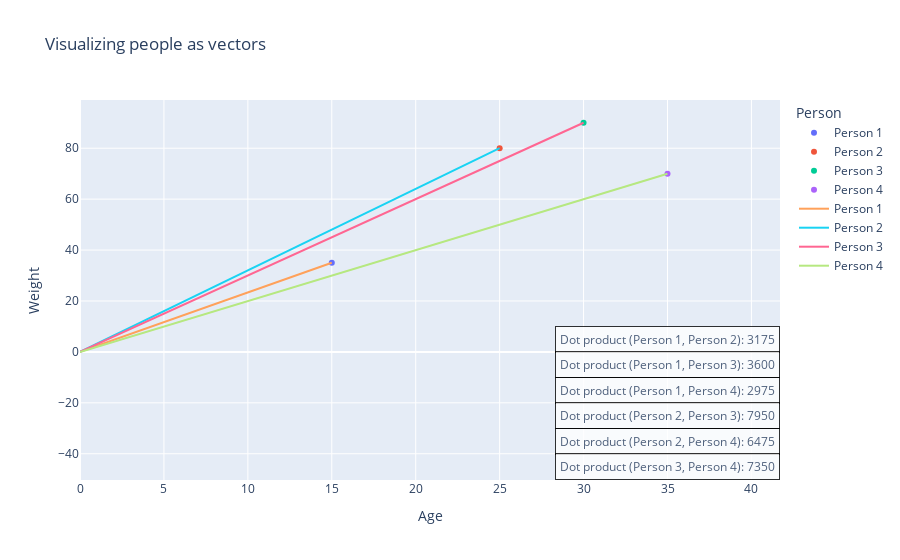

Write notebook code for a chart like this one.
### Code cell
fig = px.scatter(df, x='Age', y='Weight', color='Person', size_max=60, title='Visualizing people as vectors')

# Add lines from the origin to each point
for _, row in df.iterrows():
    fig.add_trace(go.Scatter(x=[0, row['Age']], y=[0, row['Weight']],
                             mode='lines',
                             line=dict(width=2),
                             name=row['Person']))

# Add dot product labels in the lower right corner
annotations = []
start_position = df['Weight'].min() - 30  # Start the labels 30 units lower
for idx, pair in enumerate(dot_products):
    label = f'Dot product ({pair[0]}, {pair[1]}): {pair[2]}'
    annotations.append(go.layout.Annotation(
        x=df['Age'].max(), 
        y=start_position - idx * 10,  # Subtract idx * 10 to increase space between labels
        xref="x",
        yref="y",
        text=label,
        showarrow=False,
        font=dict(size=12),
        align="right",
        bordercolor="black",
        borderwidth=1,
        borderpad=4,
        bgcolor="white",
        opacity=0.8
    ))

fig.update_layout(annotations=annotations)

# Show the plot
fig.show()

### Figure 1 — Plotly figure (JSON) as saved in the notebook; plotly's stock layout.template omitted (floating-point values rounded to 4 significant figures)
{"data": [{"hovertemplate": "Person=Person 1<br>Age=%{x}<br>Weight=%{y}<extra></extra>", "legendgroup": "Person 1", "marker": {"color": "#636efa", "symbol": "circle"}, "mode": "markers", "name": "Person 1", "orientation": "v", "showlegend": true, "type": "scatter", "x": [15], "xaxis": "x", "y": [35], "yaxis": "y"}, {"hovertemplate": "Person=Person 2<br>Age=%{x}<br>Weight=%{y}<extra></extra>", "legendgroup": "Person 2", "marker": {"color": "#EF553B", "symbol": "circle"}, "mode": "markers", "name": "Person 2", "orientation": "v", "showlegend": true, "type": "scatter", "x": [25], "xaxis": "x", "y": [80], "yaxis": "y"}, {"hovertemplate": "Person=Person 3<br>Age=%{x}<br>Weight=%{y}<extra></extra>", "legendgroup": "Person 3", "marker": {"color": "#00cc96", "symbol": "circle"}, "mode": "markers", "name": "Person 3", "orientation": "v", "showlegend": true, "type": "scatter", "x": [30], "xaxis": "x", "y": [90], "yaxis": "y"}, {"hovertemplate": "Person=Person 4<br>Age=%{x}<br>Weight=%{y}<extra></extra>", "legendgroup": "Person 4", "marker": {"color": "#ab63fa", "symbol": "circle"}, "mode": "markers", "name": "Person 4", "orientation": "v", "showlegend": true, "type": "scatter", "x": [35], "xaxis": "x", "y": [70], "yaxis": "y"}, {"line": {"width": 2}, "mode": "lines", "name": "Person 1", "type": "scatter", "x": [0, 15], "y": [0, 35]}, {"line": {"width": 2}, "mode": "lines", "name": "Person 2", "type": "scatter", "x": [0, 25], "y": [0, 80]}, {"line": {"width": 2}, "mode": "lines", "name": "Person 3", "type": "scatter", "x": [0, 30], "y": [0, 90]}, {"line": {"width": 2}, "mode": "lines", "name": "Person 4", "type": "scatter", "x": [0, 35], "y": [0, 70]}], "layout": {"annotations": [{"align": "right", "bgcolor": "white", "bordercolor": "black", "borderpad": 4, "borderwidth": 1, "font": {"size": 12}, "opacity": 0.8, "showarrow": false, "text": "Dot product (Person 1, Person 2): 3175", "x": 35, "xref": "x", "y": 5, "yref": "y"}, {"align": "right", "bgcolor": "white", "bordercolor": "black", "borderpad": 4, "borderwidth": 1, "font": {"size": 12}, "opacity": 0.8, "showarrow": false, "text": "Dot product (Person 1, Person 3): 3600", "x": 35, "xref": "x", "y": -5, "yref": "y"}, {"align": "right", "bgcolor": "white", "bordercolor": "black", "borderpad": 4, "borderwidth": 1, "font": {"size": 12}, "opacity": 0.8, "showarrow": false, "text": "Dot product (Person 1, Person 4): 2975", "x": 35, "xref": "x", "y": -15, "yref": "y"}, {"align": "right", "bgcolor": "white", "bordercolor": "black", "borderpad": 4, "borderwidth": 1, "font": {"size": 12}, "opacity": 0.8, "showarrow": false, "text": "Dot product (Person 2, Person 3): 7950", "x": 35, "xref": "x", "y": -25, "yref": "y"}, {"align": "right", "bgcolor": "white", "bordercolor": "black", "borderpad": 4, "borderwidth": 1, "font": {"size": 12}, "opacity": 0.8, "showarrow": false, "text": "Dot product (Person 2, Person 4): 6475", "x": 35, "xref": "x", "y": -35, "yref": "y"}, {"align": "right", "bgcolor": "white", "bordercolor": "black", "borderpad": 4, "borderwidth": 1, "font": {"size": 12}, "opacity": 0.8, "showarrow": false, "text": "Dot product (Person 3, Person 4): 7350", "x": 35, "xref": "x", "y": -45, "yref": "y"}], "legend": {"title": {"text": "Person"}, "tracegroupgap": 0}, "title": {"text": "Visualizing people as vectors"}, "xaxis": {"anchor": "y", "domain": [0, 1], "title": {"text": "Age"}}, "yaxis": {"anchor": "x", "domain": [0, 1], "title": {"text": "Weight"}}}}
